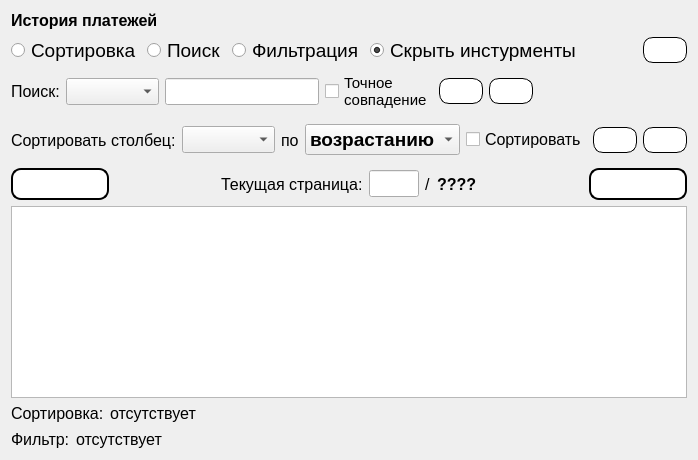
    <widget class="QWidget" name="searchWidget" native="true">
     <property name="sizePolicy">
      <sizepolicy hsizetype="Expanding" vsizetype="Expanding">
       <horstretch>0</horstretch>
       <verstretch>0</verstretch>
      </sizepolicy>
     </property>
     <property name="styleSheet">
      <string notr="true">#searchWidget
{
    border: 2px solid black; 
    border-radius: 10px;
}</string>
     </property>
     <layout class="QVBoxLayout" name="verticalLayout">
      <item>
       <widget class="QLabel" name="labelHistoriPayments">
        <property name="font">
         <font>
          <family>Segoe UI</family>
          <pointsize>12</pointsize>
          <weight>75</weight>
          <bold>true</bold>
         </font>
        </property>
        <property name="text">
         <string>История платежей</string>
        </property>
       </widget>
      </item>
      <item>
       <layout class="QHBoxLayout" name="horizontalLayout_4">
        <item>
         <widget class="QRadioButton" name="radioButton_Sorting">
          <property name="font">
           <font>
            <family>Segoe UI</family>
            <pointsize>14</pointsize>
           </font>
          </property>
          <property name="text">
           <string>Сортировка</string>
          </property>
         </widget>
        </item>
        <item>
         <widget class="QRadioButton" name="radioButton_Search">
          <property name="font">
           <font>
            <family>Segoe UI</family>
            <pointsize>14</pointsize>
           </font>
          </property>
          <property name="text">
           <string>Поиск</string>
          </property>
         </widget>
        </item>
        <item>
         <widget class="QRadioButton" name="radioButton_Filtr">
          <property name="font">
           <font>
            <family>Segoe UI</family>
            <pointsize>14</pointsize>
           </font>
          </property>
          <property name="text">
           <string>Фильтрация</string>
          </property>
         </widget>
        </item>
        <item>
         <widget class="QRadioButton" name="radioButton">
          <property name="font">
           <font>
            <family>Segoe UI</family>
            <pointsize>14</pointsize>
           </font>
          </property>
          <property name="text">
           <string>Скрыть инстурменты</string>
          </property>
          <property name="checked">
           <bool>true</bool>
          </property>
         </widget>
        </item>
        <item>
         <spacer name="horizontalSpacer_11">
          <property name="orientation">
           <enum>Qt::Horizontal</enum>
          </property>
          <property name="sizeHint" stdset="0">
           <size>
            <width>0</width>
            <height>0</height>
           </size>
          </property>
         </spacer>
        </item>
        <item>
         <widget class="QPushButton" name="refreshData">
          <property name="toolTip">
           <string>Поиск</string>
          </property>
          <property name="styleSheet">
           <string notr="true">QPushButton {
    background-color: white;
    border: 1px solid black;
    border-radius: 10px;
    padding: 5px;
    color: black;
}

QPushButton:hover {
    background-color: rgb(100, 88, 255);
	color: white;
}

QPushButton:pressed {
	background-color: rgba(220, 60, 190, 255);
}</string>
          </property>
          <property name="text">
           <string/>
          </property>
          <property name="icon">
           <iconset resource="../../../resources.qrc">
            <normaloff>:/icons/resources/update.png</normaloff>:/icons/resources/update.png</iconset>
          </property>
          <property name="iconSize">
           <size>
            <width>32</width>
            <height>32</height>
           </size>
          </property>
         </widget>
        </item>
       </layout>
      </item>
      <item>
       <layout class="QHBoxLayout" name="horizontalLayout_9">
        <item>
         <widget class="QLabel" name="label">
          <property name="font">
           <font>
            <family>Segoe UI</family>
            <pointsize>12</pointsize>
           </font>
          </property>
          <property name="text">
           <string>Поиск:</string>
          </property>
         </widget>
        </item>
        <item>
         <widget class="QComboBox" name="searchColumn">
          <property name="font">
           <font>
            <family>Segoe UI</family>
            <pointsize>12</pointsize>
            <weight>75</weight>
            <bold>true</bold>
           </font>
          </property>
         </widget>
        </item>
        <item>
         <widget class="QLineEdit" name="searchText">
          <property name="font">
           <font>
            <family>Segoe UI</family>
            <pointsize>12</pointsize>
           </font>
          </property>
         </widget>
        </item>
        <item>
         <widget class="QCheckBox" name="checkBox">
          <property name="font">
           <font>
            <family>Segoe UI</family>
            <pointsize>11</pointsize>
           </font>
          </property>
          <property name="text">
           <string>Точное 
совпадение</string>
          </property>
         </widget>
        </item>
        <item>
         <widget class="QPushButton" name="pushButton_search">
          <property name="toolTip">
           <string>Поиск</string>
          </property>
          <property name="styleSheet">
           <string notr="true">QPushButton {
    background-color: white;
    border: 1px solid black;
    border-radius: 10px;
    padding: 5px;
    color: black;
}

QPushButton:hover {
    background-color: rgb(100, 88, 255);
	color: white;
}

QPushButton:pressed {
	background-color: rgba(220, 60, 190, 255);
}</string>
          </property>
          <property name="text">
           <string/>
          </property>
          <property name="icon">
           <iconset resource="../../../resources.qrc">
            <normaloff>:/icons/resources/search.png</normaloff>:/icons/resources/search.png</iconset>
          </property>
          <property name="iconSize">
           <size>
            <width>32</width>
            <height>32</height>
           </size>
          </property>
         </widget>
        </item>
        <item>
         <widget class="QPushButton" name="clearSearch">
          <property name="toolTip">
           <string>Очистить поиск</string>
          </property>
          <property name="styleSheet">
           <string notr="true">QPushButton {
    background-color: white;
    border: 1px solid black;
    border-radius: 10px;
    padding: 5px;
    color: black;
}

QPushButton:hover {
    background-color: rgb(100, 88, 255);
	color: white;
}

QPushButton:pressed {
	background-color: rgba(220, 60, 190, 255);
}</string>
          </property>
          <property name="text">
           <string/>
          </property>
          <property name="icon">
           <iconset resource="../../../resources.qrc">
            <normaloff>:/icons/resources/clearSearch.png</normaloff>:/icons/resources/clearSearch.png</iconset>
          </property>
          <property name="iconSize">
           <size>
            <width>32</width>
            <height>32</height>
           </size>
          </property>
         </widget>
        </item>
        <item>
         <spacer name="horizontalSpacer_14">
          <property name="orientation">
           <enum>Qt::Horizontal</enum>
          </property>
          <property name="sizeHint" stdset="0">
           <size>
            <width>0</width>
            <height>0</height>
           </size>
          </property>
         </spacer>
        </item>
       </layout>
      </item>
      <item>
       <layout class="QHBoxLayout" name="horizontalLayout_8">
        <item>
         <widget class="QLabel" name="label_19">
          <property name="minimumSize">
           <size>
            <width>0</width>
            <height>44</height>
           </size>
          </property>
          <property name="font">
           <font>
            <family>Segoe UI</family>
            <pointsize>12</pointsize>
           </font>
          </property>
          <property name="text">
           <string>Сортировать столбец:</string>
          </property>
         </widget>
        </item>
        <item>
         <widget class="QComboBox" name="sortingColumn">
          <property name="font">
           <font>
            <family>Segoe UI</family>
            <pointsize>12</pointsize>
            <weight>75</weight>
            <bold>true</bold>
           </font>
          </property>
         </widget>
        </item>
        <item>
         <widget class="QLabel" name="label_20">
          <property name="sizePolicy">
           <sizepolicy hsizetype="Fixed" vsizetype="Preferred">
            <horstretch>0</horstretch>
            <verstretch>0</verstretch>
           </sizepolicy>
          </property>
          <property name="font">
           <font>
            <family>Segoe UI</family>
            <pointsize>12</pointsize>
           </font>
          </property>
          <property name="text">
           <string>по</string>
          </property>
         </widget>
        </item>
        <item>
         <widget class="QComboBox" name="typeSorting">
          <property name="sizePolicy">
           <sizepolicy hsizetype="Preferred" vsizetype="Fixed">
            <horstretch>0</horstretch>
            <verstretch>0</verstretch>
           </sizepolicy>
          </property>
          <property name="font">
           <font>
            <family>Segoe UI</family>
            <pointsize>14</pointsize>
            <weight>75</weight>
            <bold>true</bold>
           </font>
          </property>
          <item>
           <property name="text">
            <string>возрастанию</string>
           </property>
          </item>
          <item>
           <property name="text">
            <string>убыванию</string>
           </property>
          </item>
         </widget>
        </item>
        <item>
         <widget class="QCheckBox" name="sorting">
          <property name="font">
           <font>
            <family>Segoe UI</family>
            <pointsize>12</pointsize>
           </font>
          </property>
          <property name="text">
           <string>Сортировать</string>
          </property>
         </widget>
        </item>
        <item>
         <widget class="QPushButton" name="addFilter">
          <property name="toolTip">
           <string>Добавить фильтр</string>
          </property>
          <property name="styleSheet">
           <string notr="true">QPushButton {
    background-color: white;
    border: 1px solid black;
    border-radius: 10px;
    padding: 5px;
    color: black;
}

QPushButton:hover {
    background-color: rgb(100, 88, 255);
	color: white;
}

QPushButton:pressed {
	background-color: rgba(220, 60, 190, 255);
}</string>
          </property>
          <property name="text">
           <string/>
          </property>
          <property name="icon">
           <iconset resource="../../../resources.qrc">
            <normaloff>:/icons/resources/addFilter.png</normaloff>:/icons/resources/addFilter.png</iconset>
          </property>
          <property name="iconSize">
           <size>
            <width>32</width>
            <height>32</height>
           </size>
          </property>
         </widget>
        </item>
        <item>
         <widget class="QPushButton" name="clearFilter">
          <property name="toolTip">
           <string>Сбросить фильтр</string>
          </property>
          <property name="styleSheet">
           <string notr="true">QPushButton {
    background-color: white;
    border: 1px solid black;
    border-radius: 10px;
    padding: 5px;
    color: black;
}

QPushButton:hover {
    background-color: rgb(100, 88, 255);
	color: white;
}

QPushButton:pressed {
	background-color: rgba(220, 60, 190, 255);
}</string>
          </property>
          <property name="text">
           <string/>
          </property>
          <property name="icon">
           <iconset resource="../../../resources.qrc">
            <normaloff>:/icons/resources/clearFilter.png</normaloff>:/icons/resources/clearFilter.png</iconset>
          </property>
          <property name="iconSize">
           <size>
            <width>32</width>
            <height>32</height>
           </size>
          </property>
         </widget>
        </item>
        <item>
         <spacer name="horizontalSpacer_13">
          <property name="orientation">
           <enum>Qt::Horizontal</enum>
          </property>
          <property name="sizeHint" stdset="0">
           <size>
            <width>0</width>
            <height>0</height>
           </size>
          </property>
         </spacer>
        </item>
       </layout>
      </item>
      <item>
       <layout class="QHBoxLayout" name="horizontalLayout_10">
        <item>
         <widget class="QPushButton" name="prevButton">
          <property name="font">
           <font>
            <family>Segoe UI</family>
            <pointsize>18</pointsize>
           </font>
          </property>
          <property name="toolTip">
           <string>Предыдущая страница</string>
          </property>
          <property name="styleSheet">
           <string notr="true">QPushButton {
	background-color: white;
    border: 2px solid black; 
    border-radius: 10px;
    border-radius: 10px;
    padding-left: 15px;
    padding-right: 15px;
}

QPushButton:hover {
    background-color: rgb(100, 88, 255);
}

QPushButton:pressed {
	background-color: rgba(220, 60, 190, 255);
}</string>
          </property>
          <property name="text">
           <string/>
          </property>
          <property name="icon">
           <iconset resource="../../../resources.qrc">
            <normaloff>:/icons/resources/prev.png</normaloff>:/icons/resources/prev.png</iconset>
          </property>
          <property name="iconSize">
           <size>
            <width>32</width>
            <height>32</height>
           </size>
          </property>
         </widget>
        </item>
        <item>
         <spacer name="horizontalSpacer_15">
          <property name="orientation">
           <enum>Qt::Horizontal</enum>
          </property>
          <property name="sizeHint" stdset="0">
           <size>
            <width>40</width>
            <height>20</height>
           </size>
          </property>
         </spacer>
        </item>
        <item>
         <widget class="QLabel" name="label_4">
          <property name="font">
           <font>
            <family>Segoe UI</family>
            <pointsize>12</pointsize>
           </font>
          </property>
          <property name="text">
           <string>Текущая страница:</string>
          </property>
         </widget>
        </item>
        <item>
         <widget class="QLineEdit" name="currentPage">
          <property name="maximumSize">
           <size>
            <width>50</width>
            <height>16777215</height>
           </size>
          </property>
          <property name="font">
           <font>
            <family>Segoe UI</family>
            <pointsize>12</pointsize>
            <weight>75</weight>
            <bold>true</bold>
           </font>
          </property>
          <property name="alignment">
           <set>Qt::AlignRight|Qt::AlignTrailing|Qt::AlignVCenter</set>
          </property>
         </widget>
        </item>
        <item>
         <widget class="QLabel" name="label_5">
          <property name="font">
           <font>
            <family>Segoe UI</family>
            <pointsize>12</pointsize>
           </font>
          </property>
          <property name="text">
           <string>/</string>
          </property>
         </widget>
        </item>
        <item>
         <widget class="QLabel" name="labelMaxPage">
          <property name="font">
           <font>
            <family>Segoe UI</family>
            <pointsize>12</pointsize>
            <weight>75</weight>
            <bold>true</bold>
           </font>
          </property>
          <property name="text">
           <string>????</string>
          </property>
         </widget>
        </item>
        <item>
         <spacer name="horizontalSpacer_16">
          <property name="orientation">
           <enum>Qt::Horizontal</enum>
          </property>
          <property name="sizeHint" stdset="0">
           <size>
            <width>40</width>
            <height>20</height>
           </size>
          </property>
         </spacer>
        </item>
        <item>
         <widget class="QPushButton" name="nextButton">
          <property name="font">
           <font>
            <family>Segoe UI</family>
            <pointsize>18</pointsize>
           </font>
          </property>
          <property name="toolTip">
           <string>Следующая страница</string>
          </property>
          <property name="styleSheet">
           <string notr="true">QPushButton {
	background-color: white;
    border: 2px solid black; 
    border-radius: 10px;
    border-radius: 10px;
    padding-left: 15px;
    padding-right: 15px;
}

QPushButton:hover {
    background-color: rgb(100, 88, 255);
}

QPushButton:pressed {
	background-color: rgba(220, 60, 190, 255);
}</string>
          </property>
          <property name="text">
           <string/>
          </property>
          <property name="icon">
           <iconset resource="../../../resources.qrc">
            <normaloff>:/icons/resources/next.png</normaloff>:/icons/resources/next.png</iconset>
          </property>
          <property name="iconSize">
           <size>
            <width>32</width>
            <height>32</height>
           </size>
          </property>
         </widget>
        </item>
       </layout>
      </item>
      <item>
       <widget class="QTableView" name="tableView">
        <property name="font">
         <font>
          <family>Segoe UI</family>
          <pointsize>10</pointsize>
         </font>
        </property>
       </widget>
      </item>
      <item>
       <layout class="QHBoxLayout" name="horizontalLayout_2">
        <item>
         <widget class="QLabel" name="label_15">
          <property name="sizePolicy">
           <sizepolicy hsizetype="Fixed" vsizetype="Preferred">
            <horstretch>0</horstretch>
            <verstretch>0</verstretch>
           </sizepolicy>
          </property>
          <property name="font">
           <font>
            <family>Segoe UI</family>
            <pointsize>12</pointsize>
           </font>
          </property>
          <property name="text">
           <string>Сортировка:</string>
          </property>
         </widget>
        </item>
        <item>
         <widget class="QLabel" name="labelWhatKindSorting">
          <property name="sizePolicy">
           <sizepolicy hsizetype="Fixed" vsizetype="Preferred">
            <horstretch>0</horstretch>
            <verstretch>0</verstretch>
           </sizepolicy>
          </property>
          <property name="font">
           <font>
            <family>Segoe UI</family>
            <pointsize>12</pointsize>
           </font>
          </property>
          <property name="text">
           <string>отсутствует</string>
          </property>
         </widget>
        </item>
        <item>
         <spacer name="horizontalSpacer_8">
          <property name="orientation">
           <enum>Qt::Horizontal</enum>
          </property>
          <property name="sizeHint" stdset="0">
           <size>
            <width>0</width>
            <height>0</height>
           </size>
          </property>
         </spacer>
        </item>
       </layout>
      </item>
      <item>
       <layout class="QHBoxLayout" name="horizontalLayout_5">
        <item>
         <widget class="QLabel" name="label_18">
          <property name="font">
           <font>
            <family>Segoe UI</family>
            <pointsize>12</pointsize>
           </font>
          </property>
          <property name="text">
           <string>Фильтр:</string>
          </property>
         </widget>
        </item>
        <item>
         <widget class="QLabel" name="labelWhatKindFilter">
          <property name="font">
           <font>
            <family>Segoe UI</family>
            <pointsize>12</pointsize>
           </font>
          </property>
          <property name="text">
           <string>отсутствует</string>
          </property>
         </widget>
        </item>
        <item>
         <spacer name="horizontalSpacer_12">
          <property name="orientation">
           <enum>Qt::Horizontal</enum>
          </property>
          <property name="sizeHint" stdset="0">
           <size>
            <width>40</width>
            <height>20</height>
           </size>
          </property>
         </spacer>
        </item>
       </layout>
      </item>
     </layout>
    </widget>
